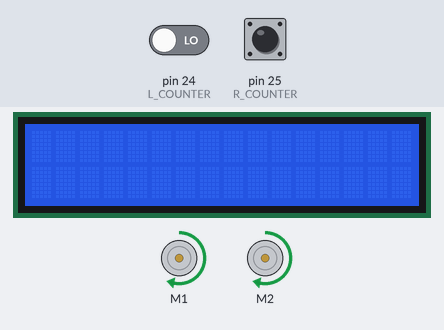
Simulated run of this sketch. Board: Arduino Mega 2560, built with avr-gcc and run on an emulated ATmega2560. On the bench: 16×2 character LCD, 2 × DC motor (green arrow = forward, orange = backward, longer = faster). The inputs (shaded band) are chosen by the test bench; at power-on: pin 24 (L_COUNTER) LOW, pin 25 (R_COUNTER) LOW.

Above: at 1.2 s.
1.3 s: pin 24 (L_COUNTER) driven HIGH
At 2.5 s:
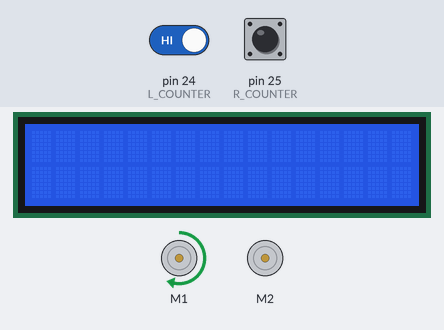
2.8 s: pin 25 (R_COUNTER) driven HIGH
At 3.6 s:
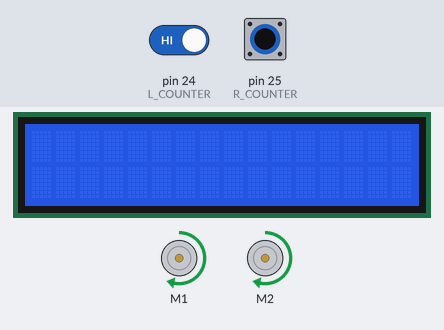
4.3 s: pin 25 (R_COUNTER) pulsed LOW 2 times (0.12 s each, 0.3 s apart)
At 5.6 s:
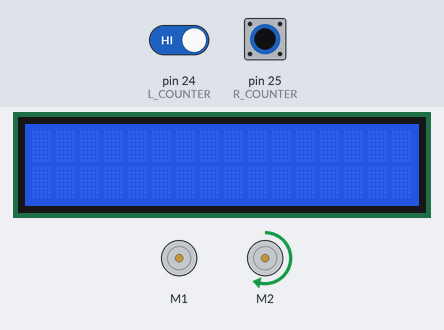
Timing chart, 0 to 7.3 s (numbered marks = the images above; inputs shaded):
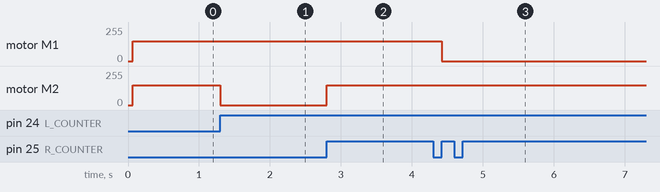

Measured:
- after the input at 1.3 s, motor M2: forward 150/255 → stopped at once
- after the input at 2.8 s, motor M2: stopped → forward 150/255 at once
- after the input at 4.3 s, motor M1: forward 150/255 → stopped after 0.12 s

The sketch:

Lab3_2.ino
```cpp
#include <AFMotor.h>
#include <LiquidCrystal_I2C.h>

//#define OPTO_PIN 22


// #define LEFT_SPEED 150
// #define RIGHT_SPEED 150

AF_DCMotor motorR(1);
AF_DCMotor motorL(2);
LiquidCrystal_I2C lcd(0x27, 16, 2);

#define PUSH_BUTTON 15
#define POT_PIN A0
#define L_COUNTER 24
#define R_COUNTER 25

uint32_t rCounter = 0;
uint32_t lCounter = 0;
uint32_t lastTime;
uint32_t l_Count;
uint32_t r_Count;

uint8_t leftSpeed = 150;
uint8_t rightSpeed = 150;


void setup() {
  // put your setup code here, to run once:

  Serial.begin(9600);
  lcd.init();
  lcd.backlight();

  pinMode(L_COUNTER, INPUT);
  pinMode(R_COUNTER, INPUT);

  motorR.setSpeed(rightSpeed);
  motorL.setSpeed(leftSpeed);

  lastTime = millis();

}

void loop() {
  // put your main code here, to run repeatedly:

  bool r = LOW;
  bool l = LOW;
  bool rLast = LOW;
  bool lLast = LOW;

  motorR.run(FORWARD);
  motorL.run(FORWARD);
  lastTime = millis();

  while (lCounter < 1627 && rCounter < 1627) {

    r = digitalRead(R_COUNTER);
    // Serial.println(r);
    l = digitalRead(L_COUNTER);
    // Serial.println(l);

    if (r != rLast) {
      if (r == HIGH)   {
        rCounter++;
      }
      rLast = r;
    }
    if (l != lLast) {
      if (l == HIGH) {
        lCounter++;
      }
      lLast = l;
    }

    if (lCounter > rCounter) {
      motorL.run(RELEASE);
    } else if (rCounter > lCounter) {
      motorR.run(RELEASE);
    } else {
      motorR.run(FORWARD);
      motorL.run(FORWARD);
    }

  }

  motorR.run(BACKWARD);
  motorL.run(BACKWARD);
  delay(50);

  motorR.run(RELEASE);
  motorL.run(RELEASE);

  lcd.setCursor(0, 0);
  lcd.print("Left  ");
  lcd.print(lCounter);
  lcd.setCursor(0, 1);
  lcd.print("Right ");
  lcd.print(rCounter);


  while (1);

}
```
